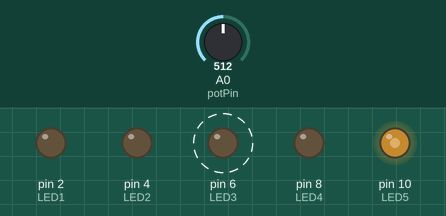
Recording of a sketch running on a simulated Arduino Uno, built with avr-gcc and run on an emulated ATmega328P. Parts: output pins drawn as LEDs (lit = HIGH). Dashed ring = blinking. The inputs (shaded band) are chosen by the test bench; at power-on: A0 (potPin) = 512.

Above: at 1.85 s.
1.9 s: A0 (potPin) set to 501
At 2.05 s:
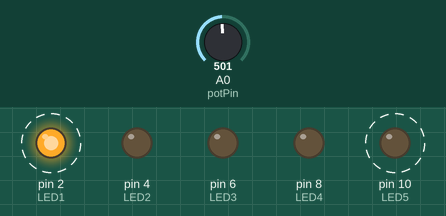
5.4 s: A0 (potPin) set to 511
At 6.3 s:
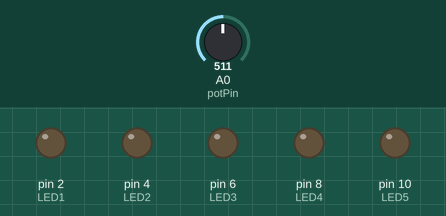
9.3 s: A0 (potPin) set to 122
At 10.25 s:
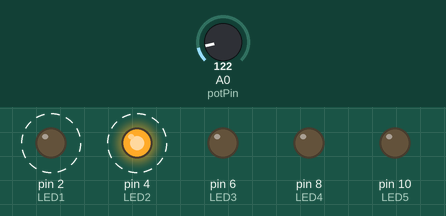
13.3 s: A0 (potPin) set to 900
At 13.45 s:
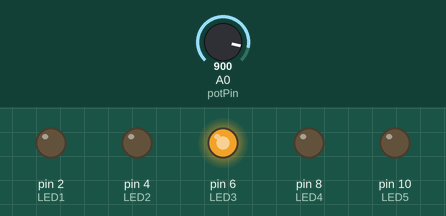
Timing chart, 0 to 18.3 s (numbered marks = the images above; inputs shaded):
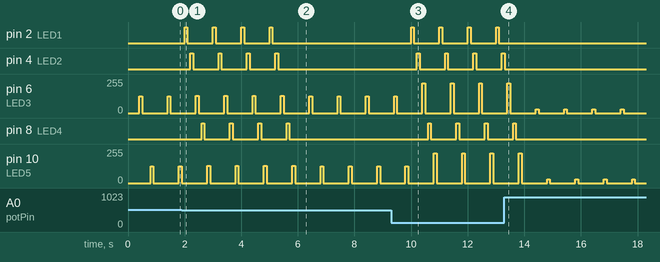

The sketch:

Act6RunningLED.ino
```cpp
int potPin = A0;
int LED1 = 2;
int LED2 = 4;
int LED3 = 6;
int LED4 = 8;
int LED5 = 10;
int sensorValue = 0;
int outputValue = 0;

void setup() {
  // put your setup code here, to run once:
pinMode(LED1, OUTPUT);
pinMode(LED2, OUTPUT);
pinMode(LED3, OUTPUT);
pinMode(LED4, OUTPUT);
pinMode(LED5, OUTPUT);
pinMode(potPin, INPUT);
}

void loop() {
  // put your main code here, to run repeatedly:
sensorValue = analogRead(potPin);
outputValue = map(sensorValue, 1023, 0, 0, 255);

analogWrite(LED1, outputValue);
delay(100);
analogWrite(LED1, LOW);
delay(100);

analogWrite(LED2, outputValue);
delay(100);
analogWrite(LED2, LOW);
delay(100);

analogWrite(LED3, outputValue);
delay(100);
analogWrite(LED3, LOW);
delay(100);

analogWrite(LED4, outputValue);
delay(100);
analogWrite(LED4, LOW);
delay(100);

analogWrite(LED5, outputValue);
delay(100);
analogWrite(LED5, LOW);
delay(100);
}
```

Measured:
- the behaviour switches between 510 and 509 on A0 (potPin) (found by bisection; images 0 and 1)
- after the input at 1.9 s, pin 2 (LED1): alternates HIGH for 0.10 s and LOW for 0.90 s, starting after 0.10 s; pin 4 (LED2): alternates HIGH for 0.10 s and LOW for 0.90 s, starting after 0.30 s; pin 8 (LED4): alternates HIGH for 0.10 s and LOW for 0.90 s, starting after 0.70 s
- after the input at 5.4 s, pin 2 (LED1), pin 4 (LED2): stops changing and stays LOW; pin 8 (LED4): goes on until 5.7 s, then stays LOW
- after the input at 9.3 s, pin 2 (LED1): alternates HIGH for 0.10 s and LOW for 0.90 s, starting after 0.70 s; pin 4 (LED2): alternates HIGH for 0.10 s and LOW for 0.90 s, starting after 0.90 s; pin 8 (LED4): alternates HIGH for 0.10 s and LOW for 0.90 s, starting after 1.3 s
- after the input at 13.3 s, pin 2 (LED1): stops changing and stays LOW; pin 4 (LED2): goes on until 13.3 s, then stays LOW; pin 8 (LED4): goes on until 13.7 s, then stays LOW
- by itself, pin 6 (LED3), pin 10 (LED5): repeats every 1.0 s: 0/255 0.90 s, 30/255 0.10 s
